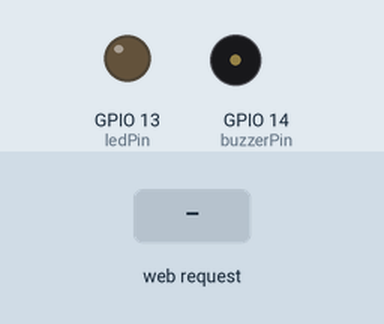
Recording of a sketch running on a simulated ESP32. On the bench: output pins drawn as LEDs (lit = HIGH), buzzer (waves = sounding, pin HIGH). The inputs (shaded band) are chosen by the test bench. WiFi joins after 1.5 s; servers stay silent unless stated; what the sketch prints to the serial monitor is not drawn.

Above: at 2.7 s.
2.8 s: HTTP request GET /on received
At 4.0 s:
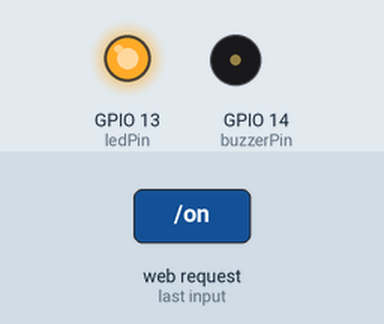
4.3 s: HTTP request GET /buzzerOn received
At 5.2 s:
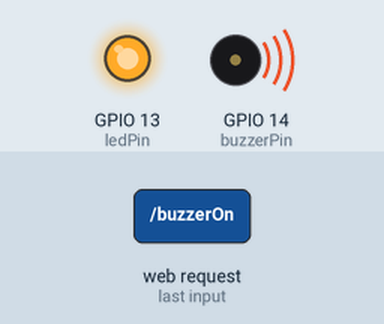
5.8 s: HTTP request GET /off received
At 6.4 s:
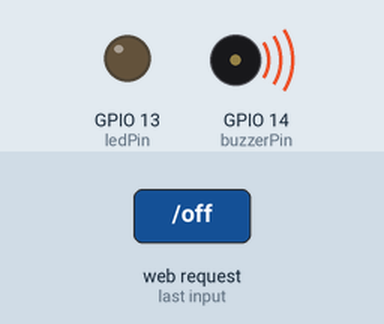
7.3 s: HTTP request GET /buzzerOff received
At 8.7 s:
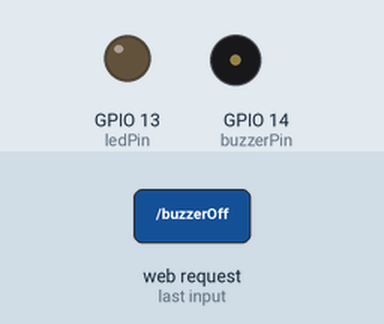
Timing chart, 0 to 9.8 s (numbered marks = the images above; inputs shaded):
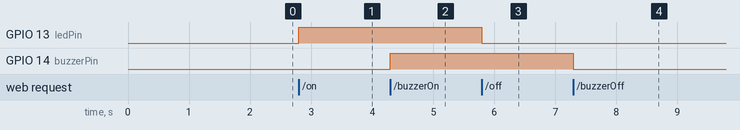

Measured:
- after the input at 2.8 s, GPIO 13 (ledPin): LOW → HIGH at once
- after the input at 4.3 s, GPIO 14 (buzzerPin): LOW → HIGH at once
- after the input at 5.8 s, GPIO 13 (ledPin): HIGH → LOW at once
- after the input at 7.3 s, GPIO 14 (buzzerPin): HIGH → LOW at once

The sketch:

ESP32Wifi.ino
```cpp
#include <WiFi.h>
#include <WebServer.h>

const char* ssid = "Poco";
const char* password = "12345678";

WebServer server(80);

const int ledPin = 13;
const int buzzerPin = 14;

void handleRoot() {
  String html = "<!DOCTYPE html>";
  html += "<html>";
  html += "<head>";
  html += "<meta name='viewport' content='width=device-width, initial-scale=1'>";
  html += "<title>ESP32 LED Control</title>";
  html += "</head>";
  html += "<body>";
  html += "<h1>ESP32 LED Control</h1>";
  html += "<p>With Buzzer Control</p>";
  html += "<p><a href='/on'><button>TURN ON</button></a></p>";
  html += "<p><a href='/off'><button>TURN OFF</button></a></p>";
  html += "<br>";
  html += "<p><a href='/buzzerOn'><button>BUZZER ON</button></a></p>";
  html += "<p><a href='/buzzerOff'><button>BUZZER OFF</button></a></p>";
  html += "</body>";
  html += "</html>";

  server.send(200, "text/html", html);
}

void turnOn() {
  digitalWrite(ledPin, HIGH);
  server.sendHeader("Location", "/");
  server.send(303);
}

void turnOff() {
  digitalWrite(ledPin, LOW);
  server.sendHeader("Location", "/");
  server.send(303);
}

void turnOnBuzzer(){
  digitalWrite(buzzerPin, HIGH);
  server.sendHeader("Location", "/");
  server.send(303);
}

void turnOffBuzzer(){
  digitalWrite(buzzerPin, LOW);
  server.sendHeader("Location", "/");
  server.send(303);
}

void setup() {
  Serial.begin(115200);

  pinMode(ledPin, OUTPUT);
  pinMode(buzzerPin, OUTPUT);
  digitalWrite(ledPin, LOW);
  digitalWrite(buzzerPin, LOW);

  WiFi.mode(WIFI_STA);
  WiFi.begin(ssid, password);

  Serial.print("Connecting to WiFi");

  while (WiFi.status() != WL_CONNECTED) {
    delay(500);
    Serial.print(".");
  }

  Serial.println();
  Serial.println("WiFi connected!");

  Serial.print("IP address: ");
  Serial.println(WiFi.localIP());

  server.on("/", handleRoot);
  server.on("/on", turnOn);
  server.on("/off", turnOff);
  server.on("/buzzerOn", turnOnBuzzer);
  server.on("/buzzerOff", turnOffBuzzer);

  server.begin();

  Serial.println("Web server started!");
}

void loop() {
  server.handleClient();
}
```
